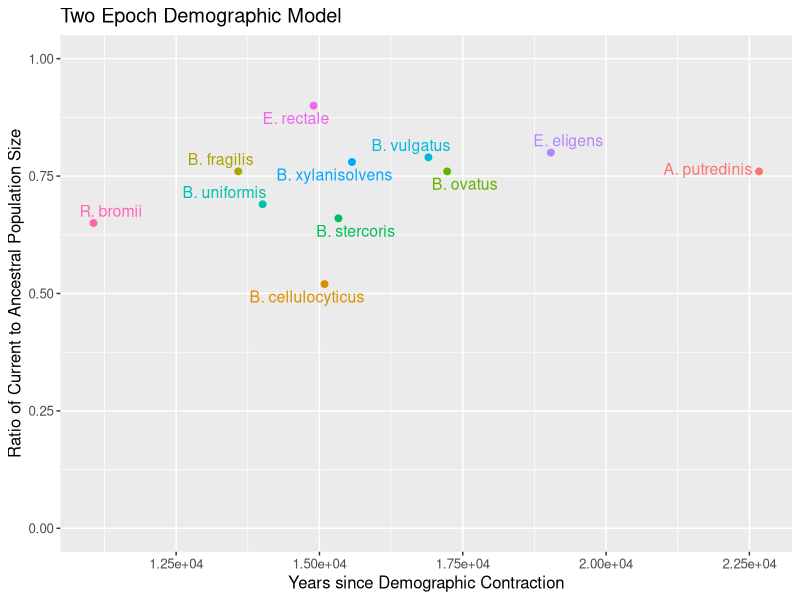
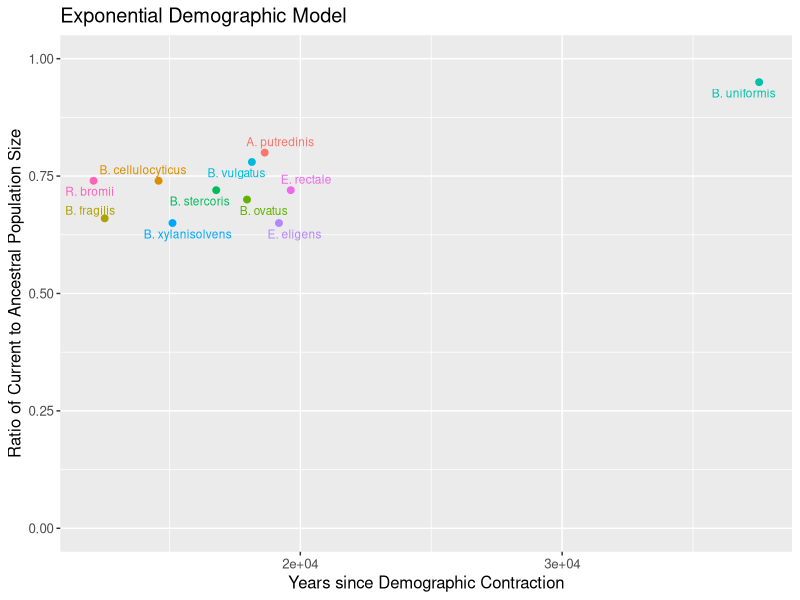

These figures' R source, in order:
# nsf_grfp_preliminary_results
library(ggplot2)
library(ggrepel)

# Two epoch

two_epoch_demographic_contraction = c(0.79, 0.69, 0.76, 0.76,
                                      0.9, 0.66, 0.78, 0.65, 
                                      0.52, 0.76, 0.80)

two_epoch_time = c(16901.55, 14008.49, 22669.70, 17228.19,
                   14896.13, 15330.99, 15567.18, 11059.32,
                   15088.56, 13582.92, 19036.01)

Name = c("B. vulgatus", "B. uniformis", "A. putredinis", "B. ovatus", 
         "E. rectale", "B. stercoris", "B. xylanisolvens", "R. bromii", 
         "B. cellulocyticus", "B. fragilis", "E. eligens")

two_epoch_data = data.frame(two_epoch_time, two_epoch_demographic_contraction, Name)

ggplot(two_epoch_data, aes(x=two_epoch_time, y=two_epoch_demographic_contraction, color=Name)) +
  geom_point(size=2) +
  geom_text_repel(label=Name, size=4) +
  theme(text = element_text(size=12)) +
  theme(legend.position = "none") +
  ylim(0, 1.0) +
  xlab("Years since Demographic Contraction") +
  ylab("Ratio of Current to Ancestral Population Size") +
  scale_x_continuous(labels = function(x) format(x, scientific = TRUE)) +
  ggtitle('Two Epoch Demographic Model')

# Exponential

exponential_demographic_contraction = c(0.78, 0.95, 0.80, 0.70,
                                        0.72, 0.72, 0.65, 0.74,
                                        0.74, 0.66, 0.65)

exponential_time = c(18150.38, 37521.44, 18639.72, 17964.14,
                     19635.40, 16787.48, 15118.29, 12103.17, 
                     14586.11, 12528.75, 19184.61)

Name = c("B. vulgatus", "B. uniformis", "A. putredinis", "B. ovatus", 
         "E. rectale", "B. stercoris", "B. xylanisolvens", "R. bromii", 
         "B. cellulocyticus", "B. fragilis", "E. eligens")

exponential_data = data.frame(exponential_time, exponential_demographic_contraction, Name)

ggplot(exponential_data, aes(x=exponential_time, y=exponential_demographic_contraction, color=Name)) +
  geom_point(size=2) +
  geom_text_repel(label=Name, size=3) +
  theme(text = element_text(size=12)) +
  theme(legend.position = "none") +
  ylim(0, 1.0) +
  xlab("Years since Demographic Contraction") +
  ylab("Ratio of Current to Ancestral Population Size") +
  scale_x_continuous(labels = function(x) format(x, scientific = TRUE)) +
  ggtitle('Exponential Demographic Model')
